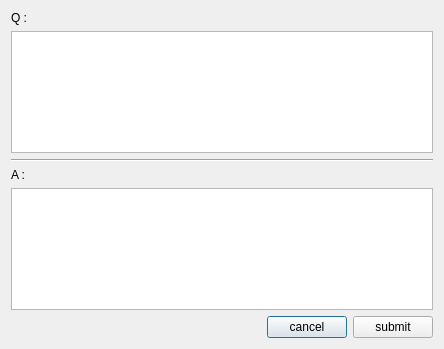
<?xml version="1.0" encoding="UTF-8"?>
<ui version="4.0">
 <class>QuestionBox</class>
 <widget class="QDialog" name="QuestionBox">
  <property name="geometry">
   <rect>
    <x>0</x>
    <y>0</y>
    <width>444</width>
    <height>349</height>
   </rect>
  </property>
  <property name="windowTitle">
   <string>Q and A</string>
  </property>
  <layout class="QVBoxLayout" name="verticalLayout_3">
   <item>
    <layout class="QVBoxLayout" name="verticalLayout_2">
     <item>
      <widget class="QLabel" name="label">
       <property name="text">
        <string>Q :</string>
       </property>
      </widget>
     </item>
     <item>
      <widget class="QTextBrowser" name="textBrowser"/>
     </item>
    </layout>
   </item>
   <item>
    <widget class="Line" name="line">
     <property name="orientation">
      <enum>Qt::Horizontal</enum>
     </property>
    </widget>
   </item>
   <item>
    <layout class="QVBoxLayout" name="verticalLayout">
     <item>
      <widget class="QLabel" name="label_2">
       <property name="text">
        <string>A :</string>
       </property>
      </widget>
     </item>
     <item>
      <widget class="QTextEdit" name="textEdit"/>
     </item>
    </layout>
   </item>
   <item>
    <layout class="QHBoxLayout" name="horizontalLayout">
     <item>
      <spacer name="horizontalSpacer">
       <property name="orientation">
        <enum>Qt::Horizontal</enum>
       </property>
       <property name="sizeHint" stdset="0">
        <size>
         <width>40</width>
         <height>20</height>
        </size>
       </property>
      </spacer>
     </item>
     <item>
      <widget class="QLabel" name="label_3">
       <property name="text">
        <string/>
       </property>
      </widget>
     </item>
     <item>
      <widget class="QPushButton" name="pushButton_2">
       <property name="text">
        <string>cancel</string>
       </property>
      </widget>
     </item>
     <item>
      <widget class="QPushButton" name="pushButton">
       <property name="text">
        <string>submit</string>
       </property>
      </widget>
     </item>
    </layout>
   </item>
  </layout>
 </widget>
 <resources/>
 <connections/>
</ui>
